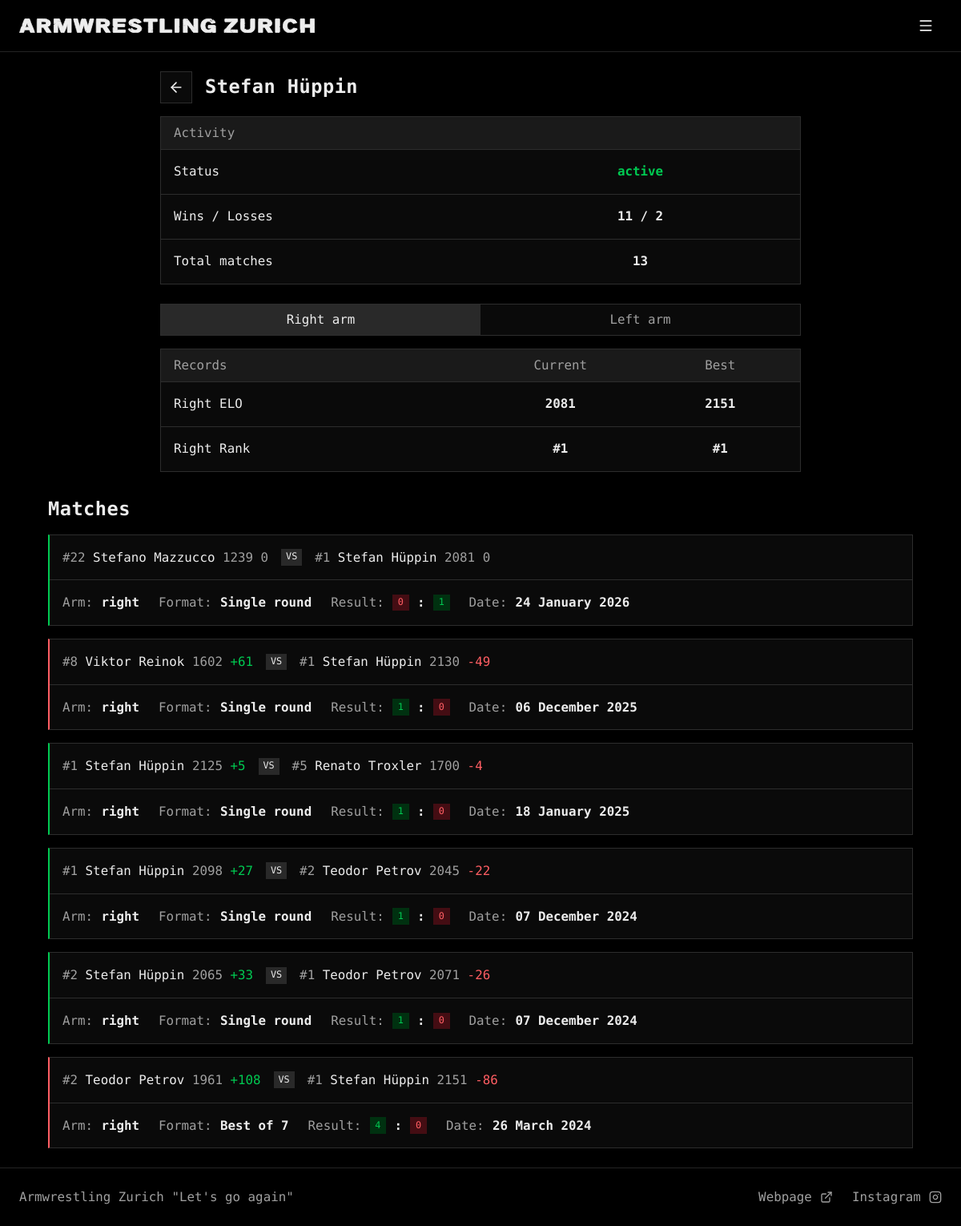
The app's page /view_member?id=17&arm=right with its own data.
### tables this page shows
CREATE TABLE "armwrestlers" (
    id INTEGER PRIMARY KEY AUTOINCREMENT,
    name TEXT NOT NULL UNIQUE,
    right_elo INTEGER NOT NULL,
    left_elo INTEGER NOT NULL,
    right_rank INTEGER,
    left_rank INTEGER,
    added_by TEXT NOT NULL,
    last_edited_by TEXT, hidden INTEGER NOT NULL DEFAULT 0, active INTEGER NOT NULL DEFAULT 1,
    FOREIGN KEY (added_by) REFERENCES users(username)
);

CREATE TABLE "history" (
    id INTEGER PRIMARY KEY AUTOINCREMENT,
    armwrestler1_id INTEGER NOT NULL,
    armwrestler2_id INTEGER NOT NULL,
    arm TEXT NOT NULL CHECK (arm IN ('right', 'left')),
    armwrestler1_rank INTEGER NOT NULL,
    armwrestler2_rank INTEGER NOT NULL,
    armwrestler1_elo INTEGER NOT NULL,
    armwrestler2_elo INTEGER NOT NULL,
    armwrestler1_score INTEGER NOT NULL,
    armwrestler2_score INTEGER NOT NULL,
    armwrestler1_elo_diff INTEGER NOT NULL,
    armwrestler2_elo_diff INTEGER NOT NULL,
    selected_format TEXT NOT NULL,
    date DATETIME DEFAULT CURRENT_TIMESTAMP,
    added_by TEXT NOT NULL,
    FOREIGN KEY (armwrestler1_id) REFERENCES armwrestlers(id),
    FOREIGN KEY (armwrestler2_id) REFERENCES armwrestlers(id),
    FOREIGN KEY (added_by) REFERENCES users(username)
);

### armelo_app.py (the view, shortened to what this page needs)
@app.route("/view_member", methods=["GET"])
def view_member():
    try:
        id = int(request.args.get('id'))
    except (ValueError, TypeError):
        raise NotFound()
    if request.args.get('arm') not in ('right', 'left'):
        return redirect(url_for('view_member', id=id, arm='right'))
    arm = get_arm()
    name_result = db_execute('SELECT name FROM armwrestlers WHERE id = ?', id)
    if not name_result:
        raise NotFound()
    name = name_result[0]['name']
    query = '''
        SELECT
            CASE WHEN a.hidden THEN 'hidden' WHEN a.active THEN 'active' ELSE 'inactive' END AS current_status,
            a.right_elo, a.left_elo, a.right_rank, a.left_rank
        FROM armwrestlers a
        WHERE a.id = ?
    '''
    current_status, current_right_elo, current_left_elo, current_right_rank, current_left_rank = db_execute(query, id)[0]
    wins, losses = 0, 0
    history = db_execute('''
        SELECT a1.id AS armwrestler1_id, a1.name AS armwrestler1_name, a2.id AS armwrestler2_id, a2.name AS armwrestler2_name, h.arm,
               h.armwrestler1_rank, h.armwrestler2_rank, h.armwrestler1_elo, h.armwrestler2_elo,
               h.armwrestler1_score, h.armwrestler2_score, h.armwrestler1_elo_diff, h.armwrestler2_elo_diff,
               h.selected_format, h.date
        FROM history h
        JOIN armwrestlers a1 ON h.armwrestler1_id = a1.id
        JOIN armwrestlers a2 ON h.armwrestler2_id = a2.id
        WHERE h.armwrestler1_id = ? OR h.armwrestler2_id = ?
        ORDER BY h.id DESC
    ''', id, id)
    selected_arm_history = []
    if history:
        best_right_elo = current_right_elo
        best_left_elo = current_left_elo
        best_right_rank = current_right_rank
        best_left_rank = current_left_rank
        wins_losses = []
        for record in history:
            is_armwrestler1 = record['armwrestler1_id'] == id
            match_arm = record['arm']
            elo = record['armwrestler1_elo'] if is_armwrestler1 else record['armwrestler2_elo']
            rank = record['armwrestler1_rank'] if is_armwrestler1 else record['armwrestler2_rank']
            my_score, opponent_score = (record['armwrestler1_score'], record['armwrestler2_score']) if is_armwrestler1 else (record['armwrestler2_score'], record['armwrestler1_score'])
            if my_score > opponent_score:
                wins += 1
                if match_arm == arm:
                    wins_losses.append("win")
            elif my_score < opponent_score:
                losses += 1
                if match_arm == arm:
                    wins_losses.append("loss")
            elif match_arm == arm:
                wins_losses.append("draw")
            if match_arm == 'right':
                best_right_elo = max(best_right_elo, elo)
                best_right_rank = min(best_right_rank, rank) if best_right_rank is not None else rank
                if arm == 'right':
                    selected_arm_history.append(record)
            elif match_arm == 'left':
                best_left_elo = max(best_left_elo, elo)
                best_left_rank = min(best_left_rank, rank) if best_left_rank is not None else rank
                if arm == 'left':
                    selected_arm_history.append(record)
        formatted_data = get_matches_formatted_data(selected_arm_history)
        total_matches = len(history)
    badges_for_arm = db_execute('''
        SELECT badges.name, badges.color
        FROM armwrestler_badges
        JOIN badges ON armwrestler_badges.badge_id = badges.id
        WHERE armwrestler_badges.armwrestler_id = ? AND armwrestler_badges.arm = ?
    ''', id, arm)
    template_data = {
        'id': id,
        'name': name,
        'current_right_elo': current_right_elo, 'current_left_elo': current_left_elo,
        'current_right_rank': current_right_rank, 'current_left_rank': current_left_rank,
        'best_right_elo': best_right_elo, 'best_left_elo': best_left_elo,
        'best_right_rank': best_right_rank, 'best_left_rank': best_left_rank,
        'current_status': current_status,
        'matches': selected_arm_history, 'formatted_data': formatted_data,
        'wins': wins, 'losses': losses, 'total_matches': total_matches,
        'wins_losses': wins_losses,
        'arm': arm,
        'badges_for_arm': badges_for_arm
    }
    if is_htmx():
        return render_template('view_member_partial.html', **template_data)
    return render_template('view_member.html', **template_data)

### armelo_app.py (called while the page is built)
@app.context_processor
def inject_user():
    username = session.get('username')
    return dict(username=username)

### config.py (called while the page is built)
def get_db():
    db = getattr(g, '_database', None)
    if db is None:
        db = g._database = sqlite3.connect(DATABASE)
        db.row_factory = sqlite3.Row
    return db

def db_execute(query, *args):
    db = get_db()
    cur = db.cursor()
    try:
        cur.execute(query, args)
        if query.strip().upper().startswith(("SELECT", "WITH")):
            return cur.fetchall()
        db.commit()
    except sqlite3.Error:
        db.rollback()
        raise
    finally:
        cur.close()

### helpers.py (called while the page is built)
def is_htmx():
    return bool(request.headers.get('HX-Request')) and not request.headers.get('HX-History-Restore-Request')

def get_arm():
    arm = request.values.get('arm', 'right')
    return arm if arm in ('right', 'left') else 'right'

### templates/view_member.html (shortened to what this page needs)
{% extends "layout.html" %}
{% from 'macros.html' import back_header %}
{% block content %}
<div class="narrow stack">
    {{ back_header(name) }}
    <div class="table-wrap">
        <table class="table">
            <thead>
                <tr>
                    <th colspan="2">Activity</th>
                </tr>
            </thead>
            <tbody>
                <tr>
                    <td class="w-50">Status</td>
                    <td class="text-center">
                        <strong class="{% if current_status == 'active' %}text-success{% else %}text-secondary{% endif %}">{{ current_status }}</strong>
                    </td>
                </tr>
                <tr>
                    <td class="w-50">Wins / Losses</td>
                    <td class="text-center"><strong>{{ wins }} / {{ losses }}</strong></td>
                </tr>
                <tr>
                    <td class="w-50">Total matches</td>
                    <td class="text-center"><strong>{{ total_matches }}</strong></td>
                </tr>
            </tbody>
        </table>
    </div>
</div>
<div id="arm_info" class="stack">
    {% include 'view_member_partial.html' %}
</div>
{% endblock %}

### templates/macros.html (shortened to what this page needs)
{% macro icon(name) -%}
<svg class="icon" aria-hidden="true"><use href="{{ url_for('static', filename='icons.svg') }}#{{ name }}"></use></svg>
{%- endmacro %}
{% macro wordmark(name, label, width, height) -%}
<svg class="wordmark" viewBox="0 0 {{ width }} {{ height }}" role="img" aria-label="{{ label }}"><use href="{{ url_for('static', filename='icons.svg') }}#{{ name }}"></use></svg>
{%- endmacro %}
{% macro back_header(title) %}
<div class="page-header">
    <a href="{{ url_for('ranking') }}" class="btn btn-secondary btn-icon" aria-label="Back to rankings">{{ icon('arrow-left') }}</a>
    <h2 class="page-title">{{ title }}</h2>
</div>
{% endmacro %}
{% macro arm_toggle(endpoint, target, push=false, url_kwargs={}) %}
<div class="segmented">
    {% for value, label in [('right', 'Right arm'), ('left', 'Left arm')] %}
    {% set url = url_for(endpoint, arm=value, **url_kwargs) %}
    <a href="{{ url }}" class="segment" role="button" hx-get="{{ url }}" hx-target="{{ target }}" hx-swap="innerMorph"{% if push %} hx-push-url="true"{% endif %} aria-pressed="{{ 'true' if arm == value else 'false' }}">{{ label }}</a>
    {% endfor %}
</div>
{% endmacro %}

### templates/view_member_partial.html (shortened to what this page needs)
{% from 'macros.html' import arm_toggle with context %}
<div class="narrow stack">
    {{ arm_toggle('view_member', '#arm_info', push=true, url_kwargs={'id': id}) }}
    <div class="table-wrap">
        <table class="table">
            <thead>
                <tr>
                    <th class="w-50">Records</th>
                    <th class="text-center w-25">Current</th>
                    <th class="text-center w-25">Best</th>
                </tr>
            </thead>
            <tbody>
                {% if arm == 'right' %}
                <tr>
                    <td>Right ELO</td>
                    <td class="text-center"><strong>{{ current_right_elo }}</strong></td>
                    <td class="text-center"><strong>{{ best_right_elo }}</strong></td>
                </tr>
                <tr>
                    <td>Right Rank</td>
                    <td class="text-center"><strong>{{ '#' ~ current_right_rank if current_right_rank else '–' }}</strong></td>
                    <td class="text-center"><strong>{{ '#' ~ best_right_rank if best_right_rank else '–' }}</strong></td>
                </tr>
                {% endif %}
            </tbody>
        </table>
    </div>
</div>
<h2 class="section-title">Matches</h2>
{% if matches %}
{% include 'matches_partial.html' %}
{% else %}
<div class="note">
    The armwrestler has not had any matches on the <strong>{{ arm }}</strong> arm.
</div>
{% endif %}

### templates/matches_partial.html (shortened to what this page needs)
{% from 'macros.html' import modal_header %}
<div class="stack">
{% for match in matches %}
{% set data = formatted_data[loop.index0] %}
    <div class="card match {{ wins_losses[loop.index0] if wins_losses else '' }}">
        <div class="match-players">
            <div>
                {% if match['armwrestler1_rank'] %}
                <span class="muted">#{{ match['armwrestler1_rank'] }}</span>
                {% endif %}
                <a href="{{ url_for('view_member', id=match['armwrestler1_id'], arm=match['arm']) }}" class="name-link">{{ match['armwrestler1_name'] }}</a>
                <span class="elo">{{ match['armwrestler1_elo'] }} <span class="{{ data.diff1_color }}">{{ data.diff1_text }}</span></span>
            </div>
            <span class="badge">VS</span>
            <div>
                {% if match['armwrestler2_rank'] %}
                <span class="muted">#{{ match['armwrestler2_rank'] }}</span>
                {% endif %}
                <a href="{{ url_for('view_member', id=match['armwrestler2_id'], arm=match['arm']) }}" class="name-link">{{ match['armwrestler2_name'] }}</a>
                <span class="elo">{{ match['armwrestler2_elo'] }} <span class="{{ data.diff2_color }}">{{ data.diff2_text }}</span></span>
            </div>
        </div>
        <dl class="match-meta">
            <div>
                <dt>Arm:</dt>
                <dd>{{ match['arm'] }}</dd>
            </div>
            <div>
                <dt>Format:</dt>
                <dd>{{ match['selected_format'] }}</dd>
            </div>
            <div>
                <dt>Result:</dt>
                <dd><span class="badge {{ data.score1_color }}">{{ match['armwrestler1_score'] }}</span> : <span class="badge {{ data.score2_color }}">{{ match['armwrestler2_score'] }}</span></dd>
            </div>
            <div>
                <dt>Date:</dt>
                <dd>{{ data.date }}</dd>
            </div>
        </dl>
    </div>
{% endfor %}
</div>

### records on screen
armwrestlers: name "Stefan Hüppin", right_elo "2081"
history: armwrestler2_elo "2151", armwrestler1_rank "2", armwrestler1_name "Teodor Petrov", armwrestler1_elo "1961", diff1_text "+108", armwrestler2_rank "1", armwrestler2_name "Stefan Hüppin", diff2_text "-86", arm "right", selected_format "Best of 7", armwrestler1_score "4", armwrestler2_score "0", date "26 March 2024"
history: armwrestler1_rank "22", armwrestler1_name "Stefano Mazzucco", armwrestler1_elo "1239", diff1_text "0", armwrestler2_rank "1", armwrestler2_name "Stefan Hüppin", armwrestler2_elo "2081", diff2_text "0", arm "right", selected_format "Single round", armwrestler1_score "0", armwrestler2_score "1", date "24 January 2026"
history: armwrestler1_rank "8", armwrestler1_name "Viktor Reinok", armwrestler1_elo "1602", diff1_text "+61", armwrestler2_rank "1", armwrestler2_name "Stefan Hüppin", armwrestler2_elo "2130", diff2_text "-49", arm "right", selected_format "Single round", armwrestler1_score "1", armwrestler2_score "0", date "06 December 2025"
history: armwrestler1_rank "1", armwrestler1_name "Stefan Hüppin", armwrestler1_elo "2125", diff1_text "+5", armwrestler2_rank "5", armwrestler2_name "Renato Troxler", armwrestler2_elo "1700", diff2_text "-4", arm "right", selected_format "Single round", armwrestler1_score "1", armwrestler2_score "0", date "18 January 2025"
history: armwrestler1_rank "1", armwrestler1_name "Stefan Hüppin", armwrestler1_elo "2098", diff1_text "+27", armwrestler2_rank "2", armwrestler2_name "Teodor Petrov", armwrestler2_elo "2045", diff2_text "-22", arm "right", selected_format "Single round", armwrestler1_score "1", armwrestler2_score "0", date "07 December 2024"
history: armwrestler1_rank "2", armwrestler1_name "Stefan Hüppin", armwrestler1_elo "2065", diff1_text "+33", armwrestler2_rank "1", armwrestler2_name "Teodor Petrov", armwrestler2_elo "2071", diff2_text "-26", arm "right", selected_format "Single round", armwrestler1_score "1", armwrestler2_score "0", date "07 December 2024"

### other values on screen
{{ current_status }} "active"
{{ wins }} "11"
{{ losses }} "2"
{{ total_matches }} "13"
{{ label }} "Right arm" "Left arm"
{{ '#' ~ current_right_rank if current_right_rank else '–' }} "#1"
{{ '#' ~ best_right_rank if best_right_rank else '–' }} "#1"
